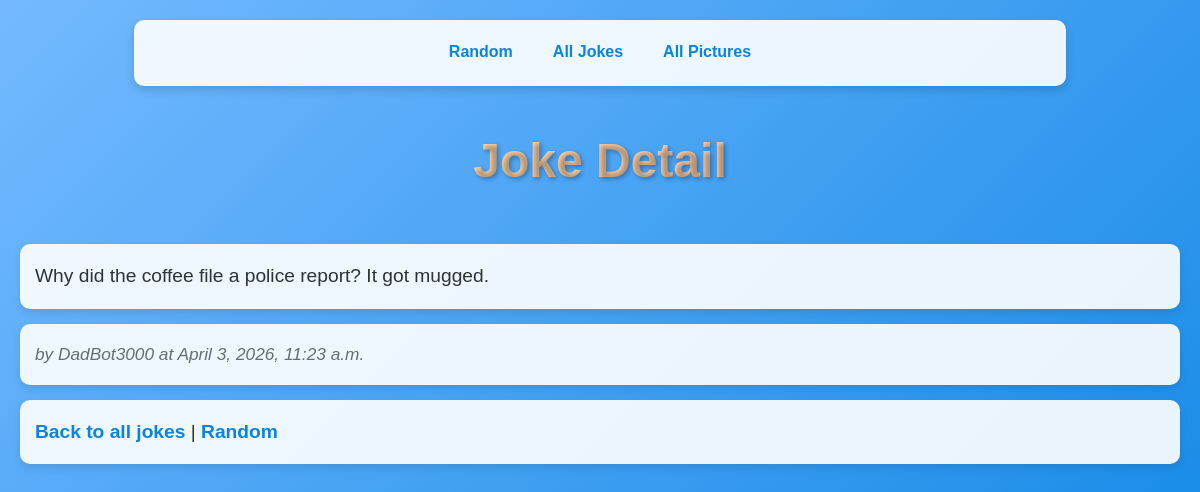
The app's page /dadjokes/joke/7/ with its own data.
### dadjokes/models.py (models this page shows, shortened)
class Joke(models.Model):
    text = models.TextField(blank = True)
    contributor = models.TextField(blank = True)
    created = models.DateTimeField(auto_now_add=True)

### dadjokes/views.py (the view)
# urls.py: path('joke/<int:pk>/', views.JokeDetailView.as_view(), name='dadjokes_joke_detail'),
class JokeDetailView(DetailView):
    model = Joke
    template_name = "dadjokes/joke_detail.html"
    context_object_name = "joke"

### dadjokes/templates/dadjokes/joke_detail.html
{% extends 'dadjokes/base.html' %}
{% block content %}
  <h1>Joke Detail</h1>
  <p>{{ joke.text }}</p>
  <p><small>by {{ joke.contributor }} at {{ joke.created }}</small></p>
  <p><a href="{% url 'dadjokes_jokes' %}">Back to all jokes</a> | <a href="{% url 'dadjokes_home' %}">Random</a></p>
{% endblock %}

### static/styles-dadjokes.css (style rules this page uses)
body { font-family: 'Comic Sans MS', cursive, sans-serif; background: linear-gradient(135deg, #74b9ff 0%, #0984e3 100%); color: #2d3436; margin: 0; padding: 20px; line-height: 1.8; min-height: 100vh; }
h1 { color: #fff; text-align: center; margin-bottom: 40px; font-size: 3em; text-shadow: 2px 2px 4px rgba(0,0,0,0.3); background: linear-gradient(45deg, #ffeaa7, #fab1a0); -webkit-background-clip: text; -webkit-text-fill-color: transparent; background-clip: text; animation: bounce 2s infinite; }
p { margin: 15px 0; font-size: 1.2em; background-color: rgba(255, 255, 255, 0.9); padding: 15px; border-radius: 10px; box-shadow: 0 4px 8px rgba(0,0,0,0.1); }
a { color: #0984e3; text-decoration: none; font-weight: bold; transition: color 0.3s ease; }
small { color: #636e72; font-size: 0.9em; font-style: italic; }

### records on screen
Joke: text "Why did the coffee file a police report? It got mugged.", contributor "DadBot3000", created "April 3, 2026, 11:23 a.m."
